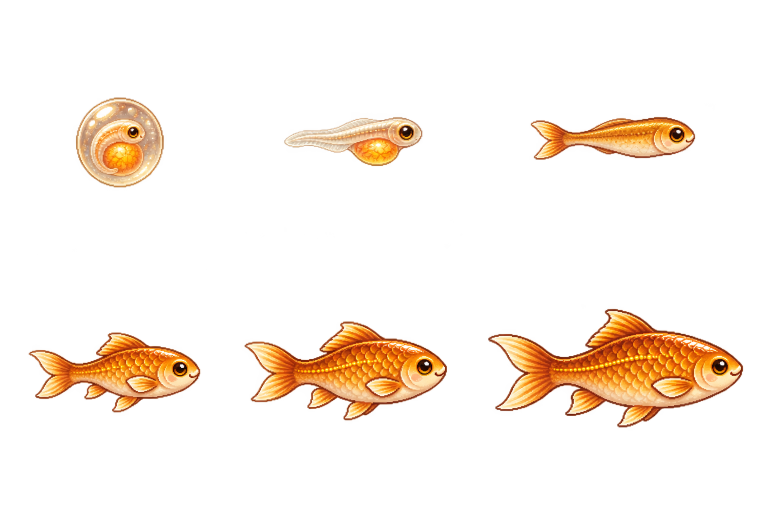
#> input picture docs/da/reference/da-1-cycle.png, 1536 x 1024 px, found by its file name (shown at 1/2 size)
$ python inspirations.py ../../docs/da/reference/da-1-cycle.png ../../docs/da/reference/da-2-croissance.png
#> lines starting #> are read from the running program, lines starting #| are printed output that depends on the picture; after the words box and inside, x2 and y2 are one past the last pixel; in counts of white or black regions, pixels touching at a corner belong together
"""Inspirations : les références de l'auteur, découpées proprement et passées en pixel art
détaillé, sans la contrainte des gabarits du jeu.

    python -I outils/da/inspirations.py docs/da/reference docs/da/inspirations

Pour chaque sujet : une découpe nette en haute définition (`hd/`), et un sprite en pixels
(`pixels/`) où le corps est opaque et la lumière douce (halo, anneau, aura) devient une trame —
jamais de demi-transparence. Écrit aussi `_planche.png`.
"""
import os
import sys
from PIL import Image, ImageFilter, ImageDraw, ImageFont

REF, SORTIE = sys.argv[1], sys.argv[2]
BAYER = [[0, 8, 2, 10], [12, 4, 14, 6], [3, 11, 1, 9], [15, 7, 13, 5]]

# Chaque image : ses sujets (boîte dans l'image d'origine, nom) et l'échelle commune de la
# rangée — une seule échelle par image, pour garder les tailles relatives de l'auteur.
PLAN = {
    "da-1-cycle.png": (0.30, [
        ((90, 130, 390, 440), "cycle-0-oeuf"),
        ((500, 170, 910, 400), "cycle-1-larve"),
        ((1000, 180, 1450, 380), "cycle-2-alevin"),
        ((10, 590, 450, 900), "cycle-3-jeune"),
        ((455, 590, 940, 900), "cycle-4-adulte"),
        ((950, 560, 1530, 910), "cycle-5-grand"),
    ]),
    "da-2-croissance.png": (0.22, [
        ((40, 270, 320, 470), "croissance-0"),
        ((330, 220, 725, 510), "croissance-1"),
        ((730, 150, 1305, 570), "croissance-2"),
        ((1310, 70, 2160, 630), "croissance-3"),
    ]),
    "da-3-eveil.png": (0.20, [
        ((40, 0, 860, 395), "eveil-1-runes"),
        ((880, 0, 1774, 395), "eveil-2-voile"),
        ((0, 405, 860, 887), "eveil-3-etincelles"),
        ((860, 405, 1774, 887), "eveil-4-aura"),
    ]),
}

PLEIN = 200      # au-dessus : le corps
LUEUR = 24       # entre LUEUR et PLEIN : la lumière douce
FRANGE = 5       # en px HD autour du corps : la frange du détourage, à repeindre


def decouper(im):
    """Sépare le corps (opaque) de la lumière douce, et repeint la frange du détourage —
    ces pixels rouges et jaunes collés au bord — de la couleur de la lueur."""
    a = im.getchannel("A")
    corps = a.point(lambda v: 255 if v >= PLEIN else 0)
    # Le corps est rongé d'un pixel : son bord, c'est souvent déjà la frange.
    corps = corps.filter(ImageFilter.MinFilter(3))
    pres = corps.filter(ImageFilter.MaxFilter(2 * FRANGE + 1))
    px, pc, pp = im.load(), corps.load(), pres.load()
    sortie = Image.new("RGBA", im.size, (0, 0, 0, 0))
    so = sortie.load()
    lueurs = []
    for y in range(im.height):
        for x in range(im.width):
            r, g, b, al = px[x, y]
            if pc[x, y]:
                so[x, y] = (r, g, b, 255)
            elif al >= LUEUR and not pp[x, y]:
                lueurs.append((r, g, b))
                so[x, y] = (r, g, b, al)
    # La couleur moyenne de la lueur de ce sujet : elle remplace la frange.
    # Une vraie lueur couvre une bonne part du corps ; quelques pixels, c'est du bruit.
    lueurs_larges = len(lueurs) > 0.15 * sum(1 for y in range(im.height) for x in range(im.width) if pc[x, y])
    if lueurs:
        n = len(lueurs)
        moyenne = tuple(sum(c[i] for c in lueurs) // n for i in range(3))
    else:
        moyenne = (255, 220, 150)
    for y in range(im.height):
        for x in range(im.width):
            al = px[x, y][3]
            if not pc[x, y] and pp[x, y] and al >= LUEUR and lueurs_larges:
                # Là où le sujet baigne dans une vraie lueur (l'œuf, l'aura), la frange
                # reprend la couleur de la lueur ; ailleurs, elle disparaît.
                so[x, y] = moyenne + (al // 2,)
    return sortie


def pixeliser(hd, largeur, couleurs=28):
    """La découpe HD réduite en pixels : moyenne prémultipliée, puis le corps opaque et la
    lueur tramée ; palette commune au sujet ; contour du corps seulement."""
    hauteur = max(1, round(hd.height * largeur / hd.width))
    petit = hd.convert("RGBa").resize((largeur, hauteur), Image.BOX).convert("RGBA")
    px = petit.load()
    corps = set()
    for y in range(hauteur):
        for x in range(largeur):
            r, g, b, a = px[x, y]
            if a >= 150:
                px[x, y] = (r, g, b, 255); corps.add((x, y))
            elif a >= 18 and a / 150 * 0.85 > (BAYER[y & 3][x & 3] + .5) / 16:
                # La lumière douce, en trame : éclaircie, pour qu'elle se lise comme lumière.
                px[x, y] = (min(255, r + 30), min(255, g + 30), min(255, b + 20), 255)
            else:
                px[x, y] = (0, 0, 0, 0)
    # Un point de trame isolé n'est pas de la lumière, c'est un reste : il part.
    seuls = [(x, y) for y in range(hauteur) for x in range(largeur)
             if px[x, y][3] and (x, y) not in corps
             and sum(1 for dx in range(-2, 3) for dy in range(-2, 3)
                     if (dx or dy) and 0 <= x + dx < largeur and 0 <= y + dy < hauteur and px[x + dx, y + dy][3]) < 2]
    for x, y in seuls: px[x, y] = (0, 0, 0, 0)
    # Une palette par sujet, tirée de ses propres couleurs.
    pleins = [px[x, y][:3] for y in range(hauteur) for x in range(largeur) if px[x, y][3]]
    if pleins:
        ech = Image.new("RGB", (len(pleins), 1)); ech.putdata(pleins)
        pal = ech.quantize(colors=couleurs, method=Image.Quantize.MEDIANCUT, dither=Image.Dither.NONE)
        p = pal.getpalette()[:3 * couleurs]
        teintes = [tuple(p[i:i + 3]) for i in range(0, len(p), 3)]
        for y in range(hauteur):
            for x in range(largeur):
                if px[x, y][3]:
                    c = px[x, y]
                    px[x, y] = min(teintes, key=lambda t: (t[0] - c[0]) ** 2 * 3 + (t[1] - c[1]) ** 2 * 4 + (t[2] - c[2]) ** 2 * 2) + (255,)
    # Le contour : un brun sombre, sur le bord du corps qui donne sur le vide ou la lueur.
    bord = [(x, y) for (x, y) in corps
            if any((x + dx, y + dy) not in corps for dx, dy in ((1, 0), (-1, 0), (0, 1), (0, -1)))]
    for x, y in bord:
        r, g, b, _ = px[x, y]
        if r + g + b > 200:  # un bord déjà sombre reste tel quel
            px[x, y] = (74, 30, 12, 255)
    return petit


def planche(sujets, chemin, echelle=3):
    fonte = ImageFont.truetype("C:/Windows/Fonts/segoeui.ttf", 16)
    rangs = {}
    for image, nom, s in sujets: rangs.setdefault(image, []).append((nom, s))
    marge = 24
    largeur = max(sum(s.width * echelle + marge for _, s in r) for r in rangs.values()) + marge
    hauteur = sum(max(s.height for _, s in r) * echelle + 70 for r in rangs.values()) + marge
    fond = Image.new("RGB", (largeur, hauteur), (16, 30, 52))
    # Un fond de nuit, en deux tons, pour que la lueur tramée se lise.
    d = ImageDraw.Draw(fond)
    for y in range(0, hauteur, 2): d.line([(0, y), (largeur, y)], fill=(18, 34, 58))
    y = marge // 2
    for image, r in rangs.items():
        d.text((marge, y), image, fill=(235, 225, 200), font=fonte)
        x = marge
        h = max(s.height for _, s in r) * echelle
        for nom, s in r:
            g = s.resize((s.width * echelle, s.height * echelle), Image.NEAREST)
            fond.paste(g, (x, y + 26 + (h - g.height) // 2), g)
            d.text((x, y + 30 + h), f"{nom} · {s.width}×{s.height}", fill=(200, 210, 225), font=fonte)
            x += g.width + marge
        y += h + 70
    fond.save(chemin)
    return fond.size


def main():
    os.makedirs(os.path.join(SORTIE, "hd"), exist_ok=True)
    os.makedirs(os.path.join(SORTIE, "pixels"), exist_ok=True)
    sujets = []
    for fichier, (echelle, boites) in PLAN.items():
        im = Image.open(os.path.join(REF, fichier)).convert("RGBA")
#> im is the input picture: PIL image 1536x1024 RGBA; mean R, G, B, A 80.6, 54, 30.5, 31.3
        for boite, nom in boites:
            hd = decouper(im.crop(boite))
            hd = hd.crop(hd.getbbox())
            hd.save(os.path.join(SORTIE, "hd", nom + ".png"))
            s = pixeliser(hd, max(24, round(hd.width * echelle)))
            s.save(os.path.join(SORTIE, "pixels", nom + ".png"))
            sujets.append((fichier, nom, s))
#> this loop made 6 passes
#> pass 1, in decouper, `corps = a.point(lambda v: 255 if v >= PLEIN else 0)`:
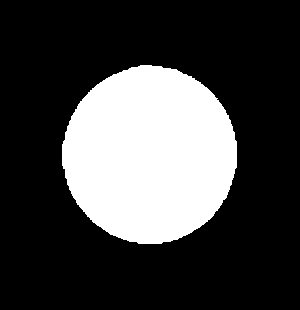
#> corps: PIL image 300x310 L; 26.1% white; 1 white region, box (x1, y1, x2, y2) and area: (62, 65, 237, 244) 24299
#> pass 1, in decouper, `pres = corps.filter(ImageFilter.MaxFilter(2 * FRANGE + 1))`:
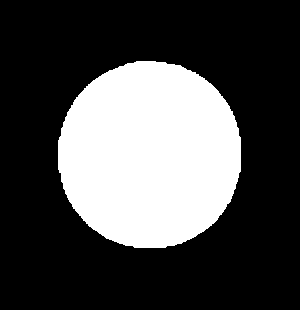
#> pres: PIL image 300x310 L; 29.2% white; 1 white region, box (x1, y1, x2, y2) and area: (58, 61, 241, 248) 27194
#> after the loop:
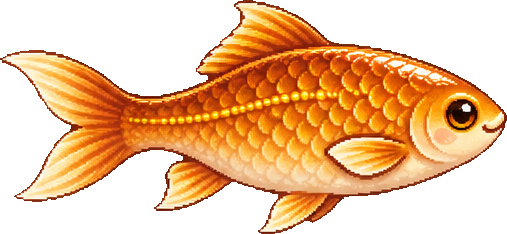
#> hd: PIL image 507x234 RGBA; mean R, G, B, A 114, 70.2, 30.7, 131; transparent parts drawn white
#> after the loop:
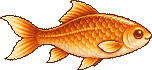
#> s: PIL image 152x70 RGBA; mean R, G, B, A 112.3, 68.6, 29.2, 132.4; transparent parts drawn white
#> after the loop, sujets = 6 items
#> pass 2 of the loop in main, `for fichier, (echelle, boites) in PLAN.items():`:
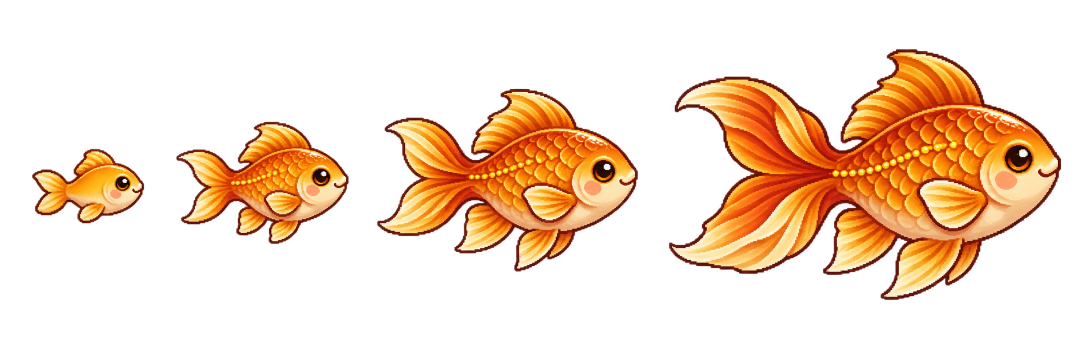
#> input picture docs/da/reference/da-2-croissance.png, 2172 x 724 px, found by its file name (shown at 1/2 size)
#> in main, im is the input picture: PIL image 2172x724 RGBA; mean R, G, B, A 61.3, 35, 14.3, 65.3
#> the loop in main, `for boite, nom in boites:` made 4 passes
#> pass 1, in decouper (call 7), `corps = a.point(lambda v: 255 if v >= PLEIN else 0)`:
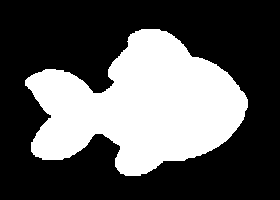
#> corps: PIL image 280x200 L; 35.1% white; 1 white region, box (x1, y1, x2, y2) and area: (25, 29, 248, 176) 19655
#> after the loop in main, `for boite, nom in boites:`:
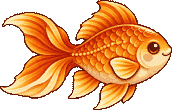
#> s: PIL image 172x110 RGBA; mean R, G, B, A 130.1, 75.5, 30.4, 148.5; transparent parts drawn white
#> after the loop in main, `for boite, nom in boites:`: sujets = 10 items
#> pass 3 of the loop in main, `for fichier, (echelle, boites) in PLAN.items():`:
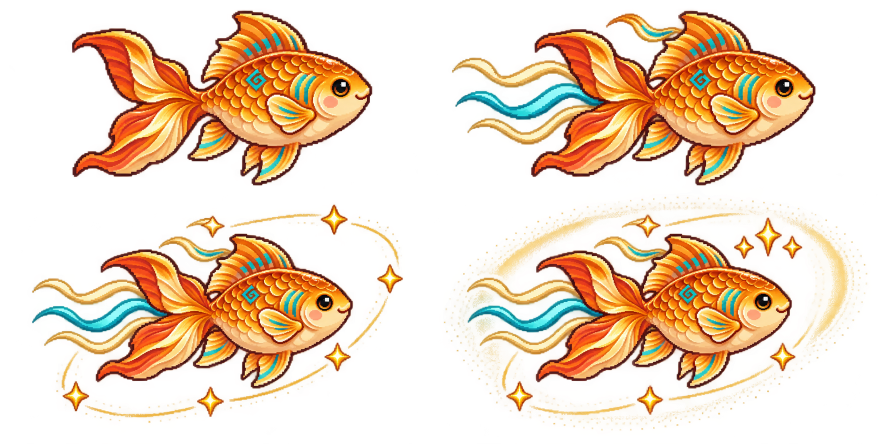
#> input picture docs/da/reference/da-3-eveil.png, 1774 x 887 px, found by its file name (shown at 1/2 size)
#> in main, im is the input picture: PIL image 1774x887 RGBA; mean R, G, B, A 110.5, 76, 34.7, 82.2
#> the loop in main, `for boite, nom in boites:` made 4 passes
#> lueurs_larges in decouper on passes 1, 3, 4: False, False, True
#> pass 1, in decouper (call 11), `corps = a.point(lambda v: 255 if v >= PLEIN else 0)`:
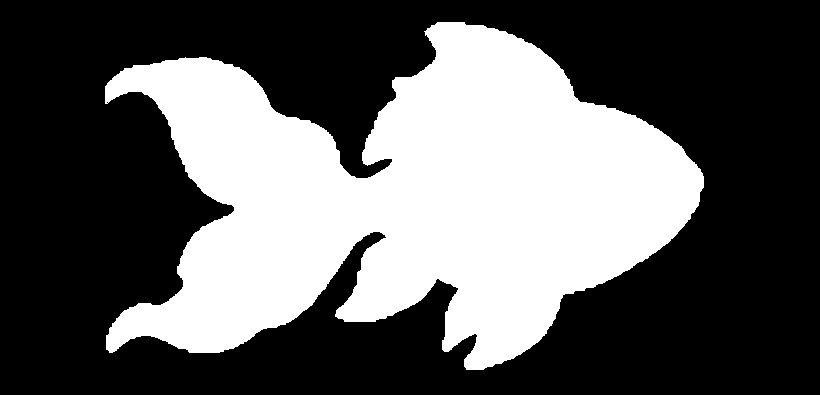
#> corps: PIL image 820x395 L; 36.6% white; 1 white region, box (x1, y1, x2, y2) and area: (105, 22, 704, 370) 118393
#> after the loop in main, `for boite, nom in boites:`:
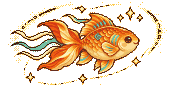
#> s: PIL image 170x91 RGBA; mean R, G, B, A 67.8, 46, 22.8, 86.9; transparent parts drawn white
#> after the loop in main, `for boite, nom in boites:`: sujets = 14 items
    print("planche", planche(sujets, os.path.join(SORTIE, "_planche.png")))
#> the loop in planche, `for image, nom, s in sujets: rangs.setdefault(image, []).append((nom, ..` made 14 passes
#> (image, nom) on passes 1 to 12: ('da-1-cycle.png', 'cycle-0-oeuf'), ('da-1-cycle.png', 'cycle-1-larve'), ('da-1-cycle.png', 'cycle-2-alevin'), ('da-1-cycle.png', 'cycle-3-jeune'), ('da-1-cycle.png', 'cycle-4-adulte'), ('da-1-cycle.png', 'cycle-5-grand'), ('da-2-croissance.png', 'croissance-0'), ('da-2-croissance.png', 'croissance-1'), ('da-2-croissance.png', 'croissance-2'), ('da-2-croissance.png', 'croissance-3'), ('da-3-eveil.png', 'eveil-1-runes'), ('da-3-eveil.png', 'eveil-2-voile')
#> after the loop in planche, `for image, nom, s in sujets: rangs.setdefault(image, []).append((nom, ..`: rangs = 3 items
#> in planche, `largeur = max(sum(s.width * echelle + marge for _, s in r) for r in ra..`: largeur = 1986
#> in planche, `hauteur = sum(max(s.height for _, s in r) * echelle + 70 for r in rang..`: hauteur = 1047
#> in planche, `fond = Image.new("RGB", (largeur, hauteur), (16, 30, 52))`:
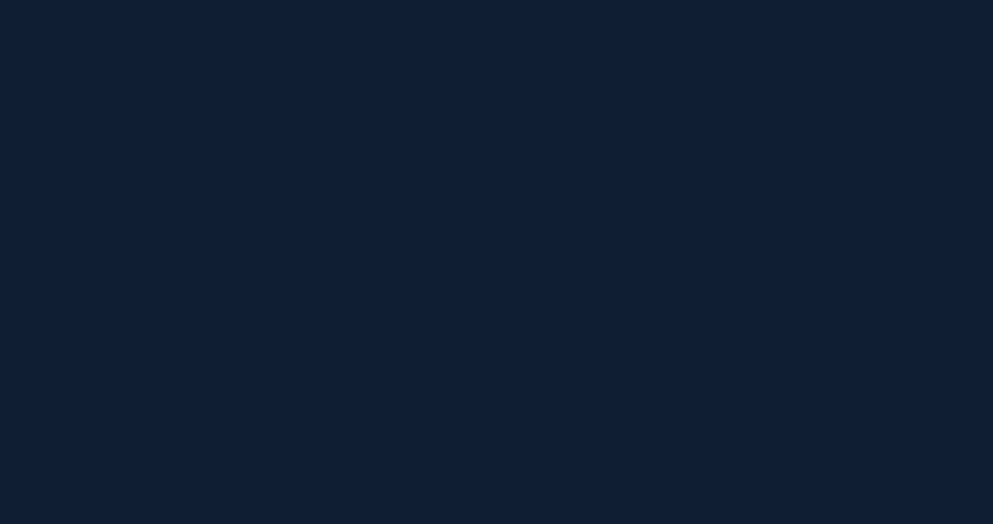
#> fond: PIL image 1986x1047 RGB (shown at 1/2 size); mean R, G, B 16, 30, 52
#> the loop in planche, `for image, r in rangs.items():` made 3 passes
#> (image, h, y) on passes 1 to 3: ('da-1-cycle.png', 210, 292), ('da-2-croissance.png', 330, 692), ('da-3-eveil.png', 273, 1035)
#> after the loop in planche, `for image, r in rangs.items():`:
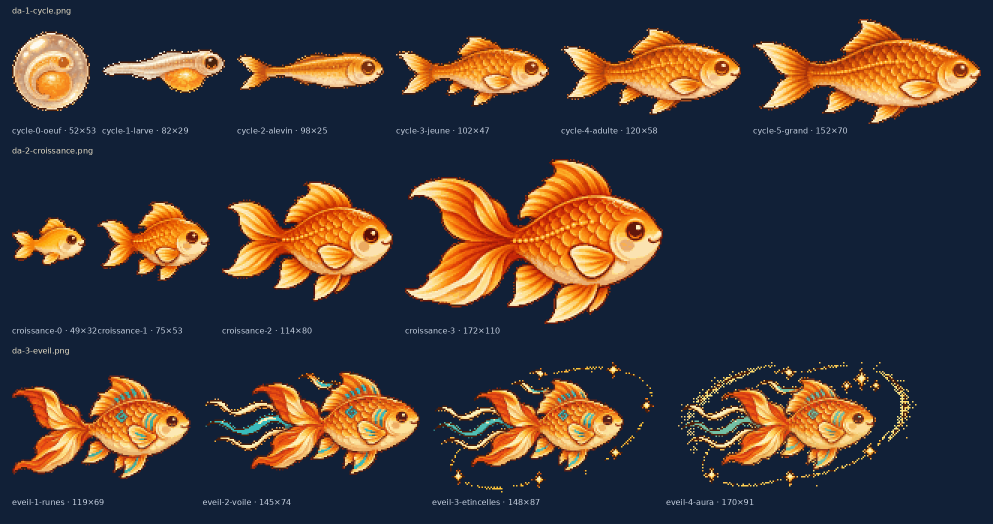
#> fond: PIL image 1986x1047 RGB (shown at 1/2 size); mean R, G, B 65, 57.5, 57.3
#> after the loop in planche, `for image, r in rangs.items():`:
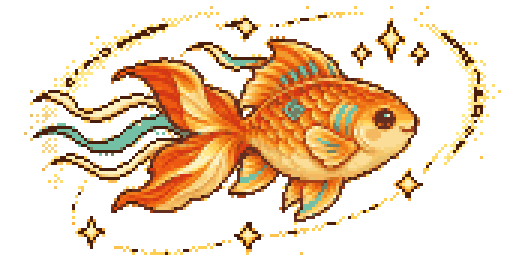
#> g: PIL image 510x273 RGBA; mean R, G, B, A 67.8, 46, 22.8, 86.9; transparent parts drawn white
#> after the loop in planche, `for image, r in rangs.items():`: y = 1035
#| planche (1986, 1047)


main()
